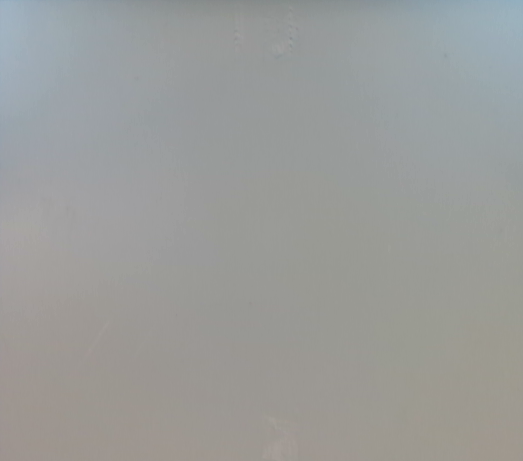
#> input picture urdf/img_1.png, 523 x 461 px
$ python background_segmentation.py
#> lines starting #> are read from the running program, lines starting #| are printed output that depends on the picture
import cv2
import numpy as np

raw_img = cv2.imread('./img_1.png')
#> raw_img is the input picture: shape (461, 523, 3); mean B, G, R 154.2, 156.1, 154.7
x = raw_img.shape[0]
#> x = 461
y = raw_img.shape[1]
#> y = 523
print(raw_img.shape)
#| (461, 523, 3)
raw_img = cv2.resize(raw_img, (640, 480))
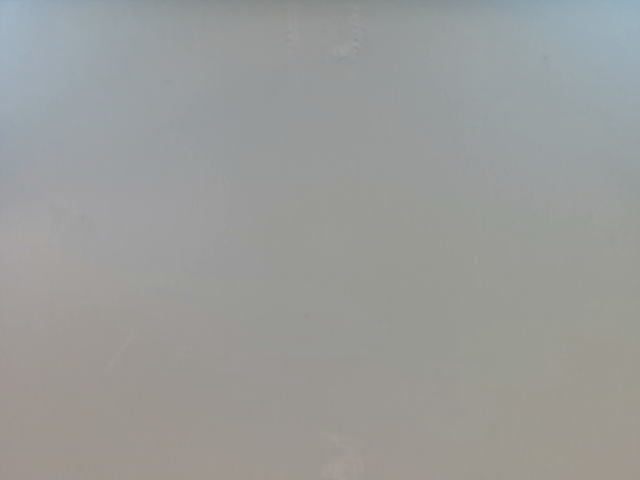
#> raw_img: shape (480, 640, 3); mean B, G, R 154.1, 156, 154.7

rotate_img = cv2.rotate(raw_img, cv2.ROTATE_180)
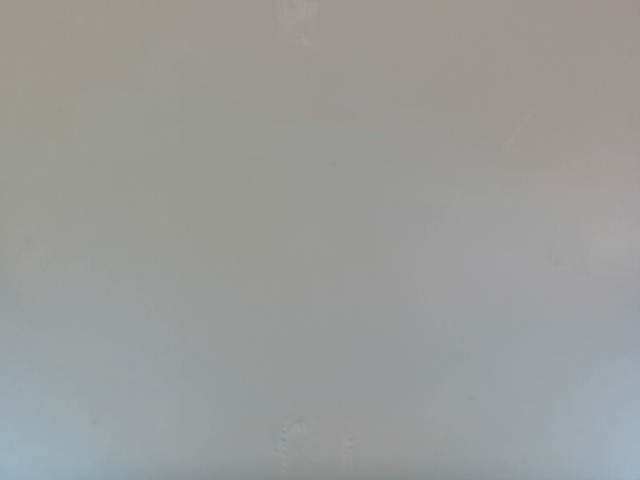
#> rotate_img: shape (480, 640, 3); mean B, G, R 154.1, 156, 154.7
rotate_clock_img = cv2.rotate(raw_img, cv2.ROTATE_90_CLOCKWISE)
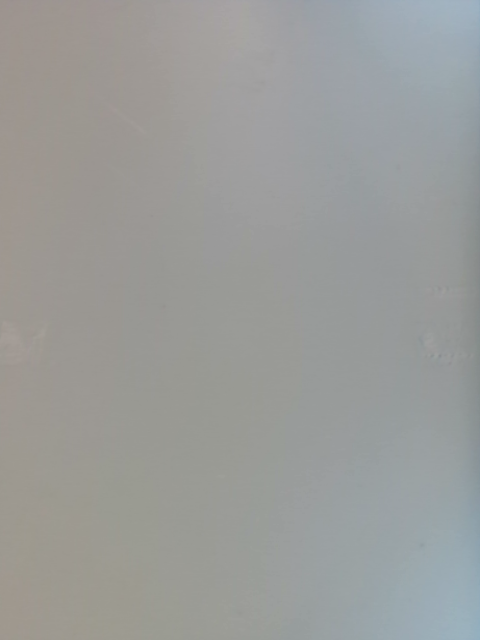
#> rotate_clock_img: shape (640, 480, 3); mean B, G, R 154.1, 156, 154.7
rotate_clock_img = cv2.resize(rotate_clock_img, (640, 480))
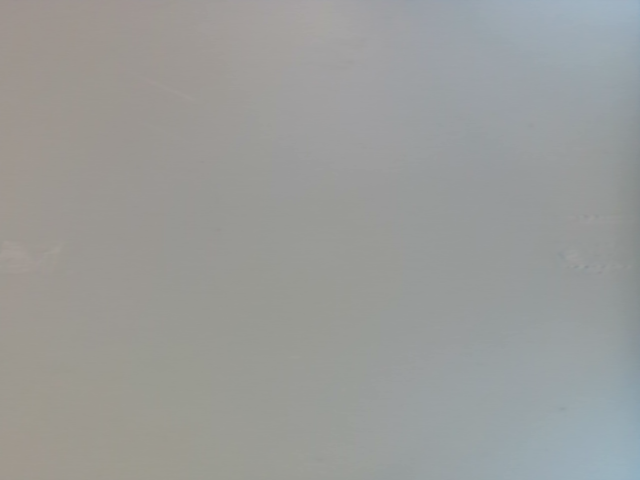
#> rotate_clock_img: shape (480, 640, 3); mean B, G, R 154.1, 156, 154.7
rotate_counterclock_img = cv2.rotate(raw_img, cv2.ROTATE_90_COUNTERCLOCKWISE)
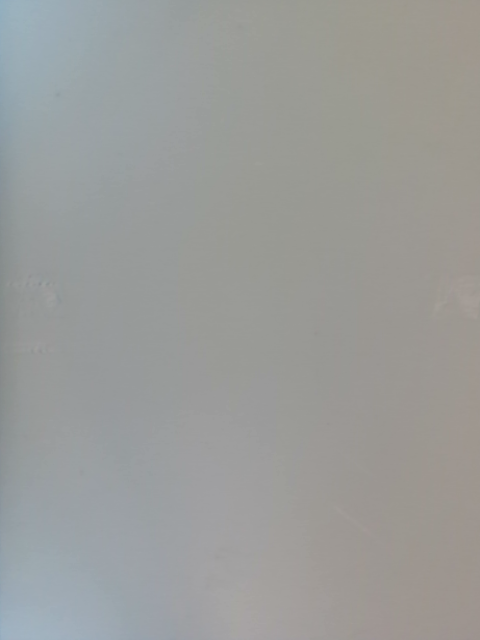
#> rotate_counterclock_img: shape (640, 480, 3); mean B, G, R 154.1, 156, 154.7
rotate_counterclock_img = cv2.resize(rotate_counterclock_img, (640, 480))
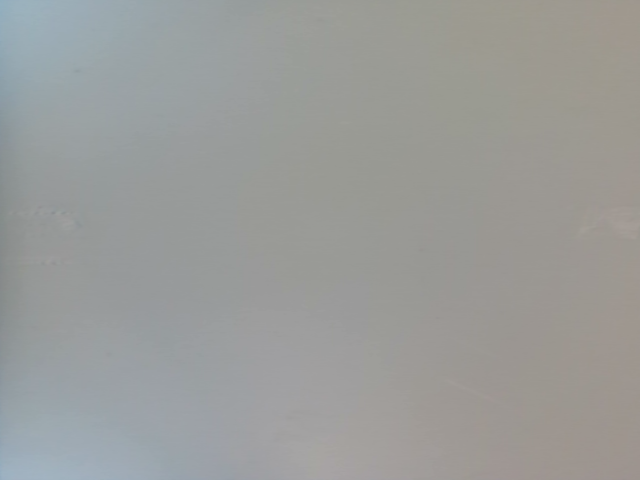
#> rotate_counterclock_img: shape (480, 640, 3); mean B, G, R 154.1, 156, 154.7

cv2.imwrite('./img_1.png', raw_img)
cv2.imwrite('./img_2.png', rotate_img)
cv2.imwrite('./img_3.png', rotate_clock_img)
cv2.imwrite('./img_4.png', rotate_counterclock_img)
# cv2.namedWindow('zzz', 0)
# cv2.imshow('zzz', raw_img)
# cv2.waitKey(0)

$ run again, with urdf/img_5.png copied over urdf/img_1.png
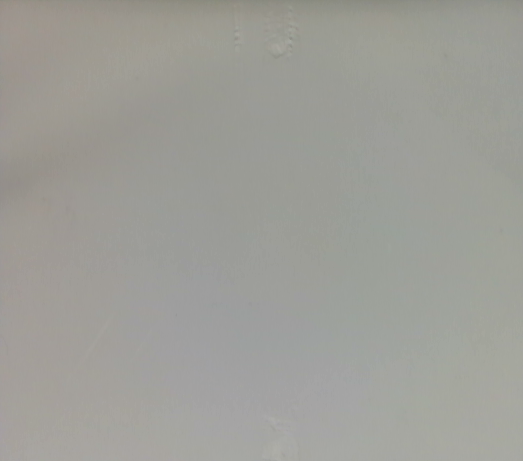
#> input picture urdf/img_5.png, 523 x 461 px
#> raw_img is the input picture: shape (461, 523, 3); mean B, G, R 152.3, 158.1, 158.3
#| (461, 523, 3)
#> raw_img: shape (480, 640, 3)
#> `rotate_counterclock_img = cv2.rotate(raw_img, cv2.ROTATE_90_COUNTERCLO..`:
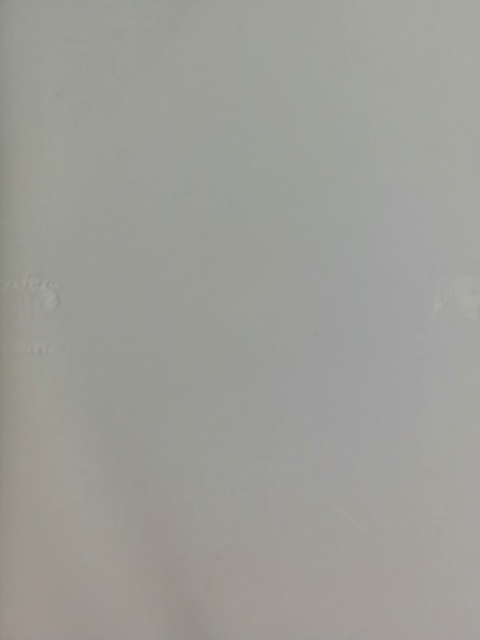
#> rotate_counterclock_img: shape (640, 480, 3); mean B, G, R 152.2, 158, 158.2
#> `rotate_counterclock_img = cv2.resize(rotate_counterclock_img, (640, 48..`:
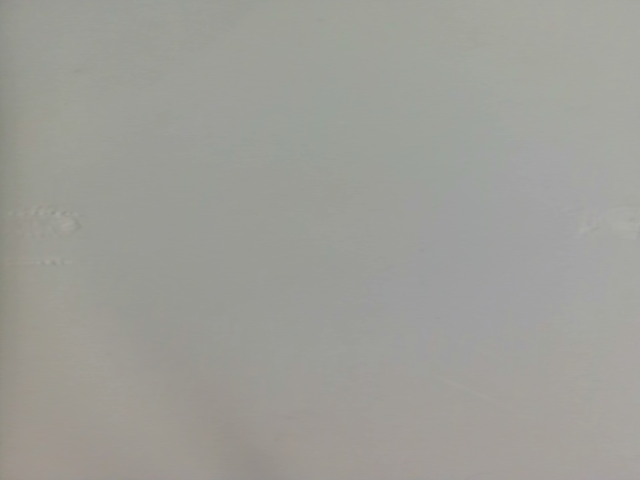
#> rotate_counterclock_img: shape (480, 640, 3); mean B, G, R 152.2, 158, 158.2
